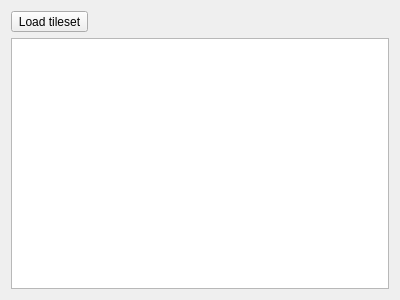
<?xml version="1.0" encoding="UTF-8"?>
<ui version="4.0">
 <class>TilesetExplorer</class>
 <widget class="QWidget" name="TilesetExplorer">
  <property name="geometry">
   <rect>
    <x>0</x>
    <y>0</y>
    <width>400</width>
    <height>300</height>
   </rect>
  </property>
  <property name="sizePolicy">
   <sizepolicy hsizetype="Preferred" vsizetype="Minimum">
    <horstretch>0</horstretch>
    <verstretch>0</verstretch>
   </sizepolicy>
  </property>
  <property name="windowTitle">
   <string>Form</string>
  </property>
  <layout class="QVBoxLayout" name="verticalLayout">
   <item>
    <widget class="QToolButton" name="loadButton">
     <property name="text">
      <string>Load tileset</string>
     </property>
     <property name="toolButtonStyle">
      <enum>Qt::ToolButtonIconOnly</enum>
     </property>
    </widget>
   </item>
   <item>
    <widget class="QGraphicsView" name="graphicsView"/>
   </item>
  </layout>
 </widget>
 <resources/>
 <connections/>
</ui>
